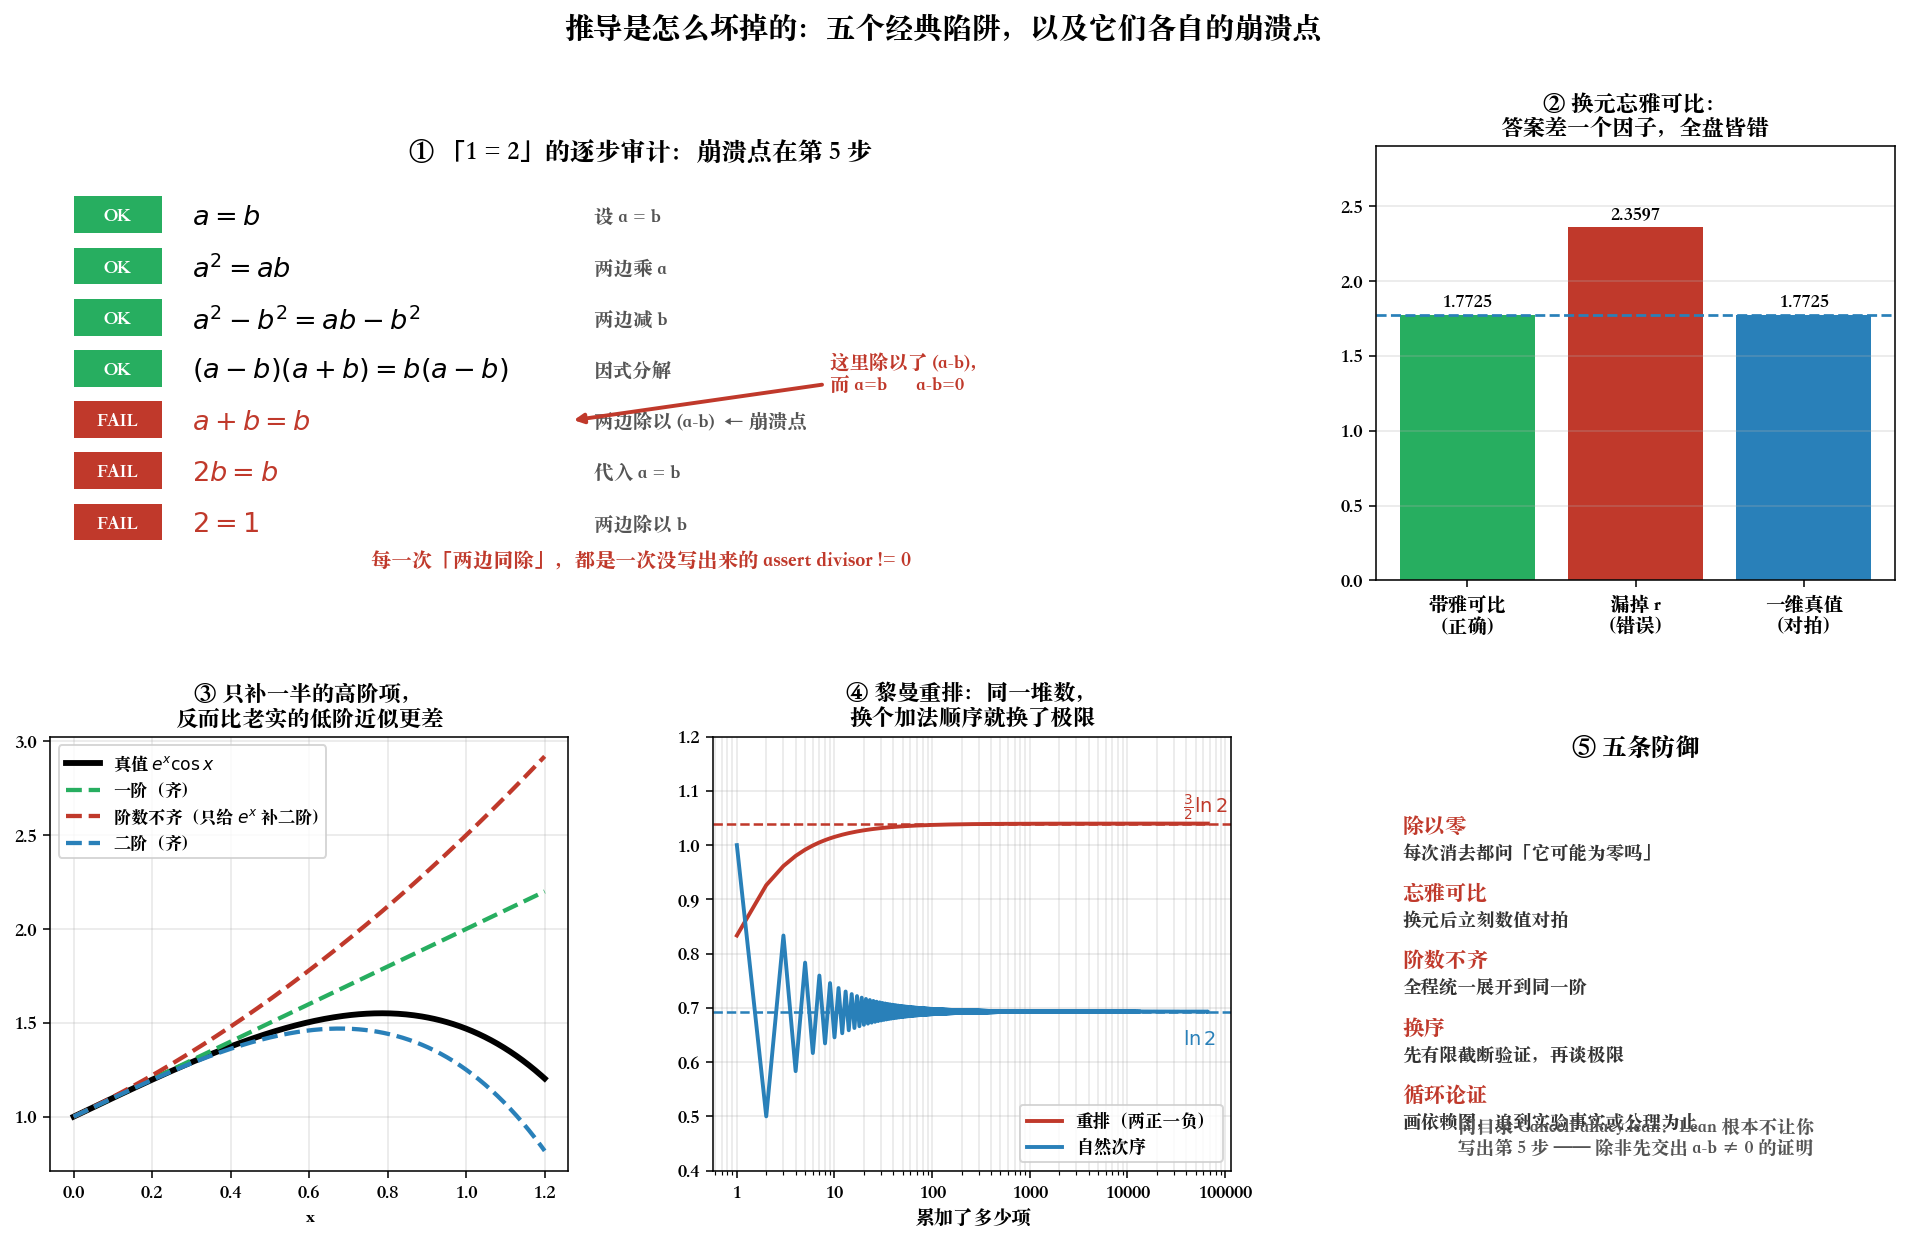

Write Python code to recreate this figure.
"""derivation_fallacies.py
================================================================================
Chapter 0.98.5 · 推导是怎么坏掉的：五个经典陷阱与它们的崩溃点定位

课本只给你走通了的那条路，从不给你看走死的那四十条。
这个脚本反过来：**故意把推导做坏，然后精确定位它在第几步崩掉。**

五个陷阱：
  ① 除以可能为零的量        a² = ab  ⇒  a = b  （1 = 2 的经典假证明）
  ② 换元忘掉雅可比          极坐标积分漏掉 r，答案差一个 √π 因子
  ③ 近似阶数不齐            保留了 v² 却丢了另一个同阶项
  ④ 随意交换极限/求和次序    条件收敛级数重排，可以收敛到任何数（黎曼重排定理）
  ⑤ 循环论证                用结论的推论去证结论

**每一次「两边同除」，都是一次没写出来的 `assert divisor != 0`。**
大多数假证明都死在这一行缺失的断言上。

Lean 版本见同目录 `CancelFallacy.lean` —— 那里更狠：
**Lean 根本不让你写出那一步**，除非你先交出 `a - b ≠ 0` 的证明。

可视化：
  ① 1=2 假证明的逐步追踪：每步都对，直到某一步除数变成 0
  ② 雅可比丢失的后果：三条路径的数值分叉
  ③ 阶数不齐：只补一半的高阶项，误差反而不降
  ④ 黎曼重排：同一个级数按不同顺序求和，收敛到不同的数
  ⑤ 防御清单

运行：  python ch00_98_deriving_formulas/derivation_fallacies.py
================================================================================
"""

from pathlib import Path

import matplotlib.pyplot as plt
import numpy as np
import sympy as sp
from matplotlib.ticker import FuncFormatter

PLAIN = FuncFormatter(lambda v, _: f"{v:g}")


def fallacy_divide_by_zero():
    """① 1 = 2：每一步都对，直到那一步。"""
    a, b = sp.symbols('a b')
    print("=" * 74)
    print("陷阱 ① 除以可能为零的量 —— 经典的「1 = 2」")
    print("=" * 74)
    # 存成 (说明, 左边, 右边)，不能直接用 sp.Eq —— Eq(2,1) 会当场求值成 False
    steps = [
        ("设 a = b", a, b),
        ("两边乘 a", a ** 2, a * b),
        ("两边减 b²", a ** 2 - b ** 2, a * b - b ** 2),
        ("因式分解", (a + b) * (a - b), b * (a - b)),
        ("两边除以 (a-b)  ← 崩溃点", a + b, b),
        ("代入 a = b", 2 * b, b),
        ("两边除以 b", sp.Integer(2), sp.Integer(1)),
    ]
    for i, (what, lhs, rhs) in enumerate(steps, 1):
        # 在 a = b 这个前提下检验每一步是否真的成立
        holds = sp.simplify((lhs - rhs).subs(a, b)) == 0
        mark = "OK  " if holds else "FAIL"
        print(f"  第{i}步  [{mark}] {what:<28} {sp.Eq(lhs, rhs, evaluate=False)}")
    print("\n  崩溃点在第 5 步：a = b ⇒ a - b = 0，而我们除以了它。")
    print(f"  Sympy 也这么说： solve(a - b = 0, a) = {sp.solve(sp.Eq(a-b, 0), a)}")
    print("  防御：每一次「两边同除」，都是一次没写出来的 assert divisor != 0")
    return steps


def fallacy_jacobian():
    """② 换元忘掉雅可比。"""
    r, th, x = sp.symbols('r theta x', positive=True)
    good = sp.sqrt(sp.integrate(sp.exp(-r ** 2) * r, (r, 0, sp.oo)) * 2 * sp.pi)
    bad = sp.sqrt(sp.integrate(sp.exp(-r ** 2), (r, 0, sp.oo)) * 2 * sp.pi)
    truth = sp.integrate(sp.exp(-x ** 2), (x, -sp.oo, sp.oo))
    print("\n" + "=" * 74)
    print("陷阱 ② 换元忘掉雅可比")
    print("=" * 74)
    print(f"  正确（dx dy = r dr dθ）: I = {good}  = {float(good):.6f}")
    print(f"  漏掉 r                : I = {sp.simplify(bad)}  = {float(bad):.6f}")
    print(f"  真值（一维直接积分）  : I = {truth}  = {float(truth):.6f}")
    print("  防御：换元后立刻做一次数值对拍，雅可比丢没丢，一眼看出")
    return float(good), float(bad)


def fallacy_mixed_order():
    """③ 近似阶数不齐：只补一半的二阶项，误差不降反可能更糟。"""
    print("\n" + "=" * 74)
    print("陷阱 ③ 近似阶数不齐")
    print("=" * 74)
    print("  要算 f(x) = e^x · cos(x)，两边都展开到二阶才算「齐」：")
    x = np.linspace(0, 1.2, 300)
    exact = np.exp(x) * np.cos(x)
    consistent = 1 + x                                   # 齐次一阶：e^x≈1+x, cos≈1
    inconsistent = (1 + x + x ** 2 / 2) * 1              # 只给 e^x 补了二阶，cos 没补
    both2 = (1 + x + x ** 2 / 2) * (1 - x ** 2 / 2)      # 两边都到二阶
    for name, arr in (("一阶（齐）", consistent), ("阶数不齐", inconsistent),
                      ("二阶（齐）", both2)):
        print(f"    {name:<12} x=1.0 处误差 = "
              f"{abs(np.interp(1.0, x, arr) - np.interp(1.0, x, exact)):.4f}")
    print("  防御：全程统一展开到同一阶 —— 精度被最差的那一项拖死")
    return x, exact, consistent, inconsistent, both2


def fallacy_riemann():
    """④ 随意交换求和次序：条件收敛级数可以重排到任何值。"""
    print("\n" + "=" * 74)
    print("陷阱 ④ 随意交换极限 / 求和次序（黎曼重排定理，1854）")
    print("=" * 74)
    n = 200_000
    natural = sum((-1) ** (k + 1) / k for k in range(1, n + 1))
    print(f"  自然次序 1 - 1/2 + 1/3 - ... = {natural:.6f}   (→ ln2 = {np.log(2):.6f})")
    # 重排：两正一负
    s, pos, neg = 0.0, 1, 2
    order = []
    for _ in range(n // 3):
        s += 1 / pos + 1 / (pos + 2) - 1 / neg
        order.append(s)
        pos += 4
        neg += 2
    print(f"  重排（两正一负）      = {s:.6f}   (→ (3/2)ln2 = {1.5*np.log(2):.6f})")
    print("  同一堆数，只是加的顺序不同，答案就变了 —— 因为它只是条件收敛")
    print("  防御：交换次序需要绝对收敛 / 一致收敛；先做有限截断数值验证")
    return np.array(order)


def main():
    steps = fallacy_divide_by_zero()
    good, bad = fallacy_jacobian()
    x, exact, consistent, inconsistent, both2 = fallacy_mixed_order()
    order = fallacy_riemann()

    print("\n" + "=" * 74)
    print("陷阱 ⑤ 循环论证")
    print("=" * 74)
    print("  例：用 E=mc² 推出光子动量 p=E/c，再用 p=E/c 去「推」E=mc²。")
    print("  这条链没有起点，什么也没证明。")
    print("  防御：画依赖图 —— 每条前提从哪来？能不能追溯到实验事实或公理？")

    fig = plt.figure(figsize=(17, 9.5))
    gs = fig.add_gridspec(2, 3, hspace=.36, wspace=.28)

    # ---- ① 1=2 的逐步追踪 --------------------------------------------------
    ax = fig.add_subplot(gs[0, :2])
    ax.axis("off")
    ax.text(.5, .97, "① 「1 = 2」的逐步审计：崩溃点在第 5 步", ha="center",
            transform=ax.transAxes, fontsize=13, fontweight="bold")
    a, b = sp.symbols('a b')
    for i, (what, lhs, rhs) in enumerate(steps):
        holds = sp.simplify((lhs - rhs).subs(a, b)) == 0
        y = .84 - i * .118
        col = "#27ae60" if holds else "#c0392b"
        ax.add_patch(plt.Rectangle((.02, y - .04), .075, .085, transform=ax.transAxes,
                                   fc=col, ec="none"))
        ax.text(.057, y, "OK" if holds else "FAIL", ha="center", va="center",
                transform=ax.transAxes, fontsize=9.5, color="white", fontweight="bold")
        ax.text(.12, y, f"${sp.latex(sp.Eq(lhs, rhs, evaluate=False))}$",
                va="center", transform=ax.transAxes,
                fontsize=14, color="k" if holds else "#c0392b")
        ax.text(.46, y, what, va="center", transform=ax.transAxes, fontsize=10,
                color="#555")
        if not holds and i == 4:
            ax.annotate("这里除以了 (a-b)，\n而 a=b ⇒ a-b=0",
                        xy=(.44, y), xytext=(.66, y + .07), xycoords="axes fraction",
                        fontsize=10, color="#c0392b", fontweight="bold",
                        arrowprops=dict(arrowstyle="-|>", color="#c0392b", lw=2))
    ax.text(.5, .03, "每一次「两边同除」，都是一次没写出来的 assert divisor != 0",
            ha="center", transform=ax.transAxes, fontsize=10.5, style="italic",
            color="#c0392b")

    # ---- ② 雅可比 ----------------------------------------------------------
    ax = fig.add_subplot(gs[0, 2])
    ax.bar(["带雅可比\n（正确）", "漏掉 r\n（错误）", "一维真值\n（对拍）"],
           [good, bad, float(np.sqrt(np.pi))],
           color=["#27ae60", "#c0392b", "#2980b9"])
    ax.axhline(np.sqrt(np.pi), color="#2980b9", ls="--", lw=1.4)
    for i, v in enumerate([good, bad, np.sqrt(np.pi)]):
        ax.text(i, v + .05, f"{v:.4f}", ha="center", fontsize=10, fontweight="bold")
    ax.set_ylim(0, 2.9)
    ax.set_title("② 换元忘雅可比：\n答案差一个因子，全盘皆错",
                 fontsize=11.5, fontweight="bold")
    ax.grid(alpha=.3, axis="y")

    # ---- ③ 阶数不齐 --------------------------------------------------------
    ax = fig.add_subplot(gs[1, 0])
    ax.plot(x, exact, lw=3, color="k", label=r"真值 $e^x\cos x$")
    ax.plot(x, consistent, lw=2.2, ls="--", color="#27ae60", label="一阶（齐）")
    ax.plot(x, inconsistent, lw=2.2, ls="--", color="#c0392b",
            label=r"阶数不齐（只给 $e^x$ 补二阶）")
    ax.plot(x, both2, lw=2.2, ls="--", color="#2980b9", label="二阶（齐）")
    ax.set_xlabel("x")
    ax.set_title("③ 只补一半的高阶项，\n反而比老实的低阶近似更差",
                 fontsize=11.5, fontweight="bold")
    ax.legend(fontsize=8.8)
    ax.grid(alpha=.3)

    # ---- ④ 黎曼重排 --------------------------------------------------------
    ax = fig.add_subplot(gs[1, 1])
    n = np.arange(1, len(order) + 1)
    ax.plot(n, order, lw=2, color="#c0392b", label="重排（两正一负）")
    partial = np.cumsum([(-1) ** (k + 1) / k for k in range(1, len(order) + 1)])
    ax.plot(n, partial, lw=2, color="#2980b9", label="自然次序")
    ax.axhline(np.log(2), color="#2980b9", ls="--", lw=1.3)
    ax.axhline(1.5 * np.log(2), color="#c0392b", ls="--", lw=1.3)
    ax.text(len(order) * .55, np.log(2) - .06, r"$\ln 2$", fontsize=10, color="#2980b9")
    ax.text(len(order) * .55, 1.5 * np.log(2) + .02, r"$\frac{3}{2}\ln 2$",
            fontsize=10, color="#c0392b")
    ax.set_xscale("log")
    ax.xaxis.set_major_formatter(PLAIN)
    ax.set_xlabel("累加了多少项")
    ax.set_ylim(.4, 1.2)
    ax.set_title("④ 黎曼重排：同一堆数，\n换个加法顺序就换了极限",
                 fontsize=11.5, fontweight="bold")
    ax.legend(fontsize=9, loc="lower right")
    ax.grid(alpha=.3, which="both")

    # ---- ⑤ 防御清单 --------------------------------------------------------
    ax = fig.add_subplot(gs[1, 2])
    ax.axis("off")
    ax.text(.5, .96, "⑤ 五条防御", ha="center", transform=ax.transAxes,
            fontsize=12.5, fontweight="bold")
    rows = [
        ("除以零", "每次消去都问「它可能为零吗」"),
        ("忘雅可比", "换元后立刻数值对拍"),
        ("阶数不齐", "全程统一展开到同一阶"),
        ("换序", "先有限截断验证，再谈极限"),
        ("循环论证", "画依赖图，追到实验事实或公理为止"),
    ]
    for i, (k, v) in enumerate(rows):
        y = .78 - i * .155
        ax.text(.05, y, k, transform=ax.transAxes, fontsize=11,
                fontweight="bold", color="#c0392b")
        ax.text(.05, y - .06, v, transform=ax.transAxes, fontsize=9.5, color="#333")
    ax.text(.5, .04, "同目录 CancelFallacy.lean：Lean 根本不让你\n"
                     "写出第 5 步 —— 除非先交出 a-b ≠ 0 的证明",
            ha="center", transform=ax.transAxes, fontsize=9.5,
            style="italic", color="#555")

    fig.suptitle("推导是怎么坏掉的：五个经典陷阱，以及它们各自的崩溃点",
                 fontsize=15, fontweight="bold")
    out = Path(__file__).with_suffix(".png")
    fig.savefig(out, dpi=140, bbox_inches="tight")
    print(f"\n图已保存到 {out}")


if __name__ == "__main__":
    plt.rcParams["font.sans-serif"] = [
        "PingFang SC", "Heiti SC", "Songti SC",
        "Noto Sans CJK SC", "WenQuanYi Zen Hei", "Arial Unicode MS",
    ]
    plt.rcParams["axes.unicode_minus"] = False
    main()
